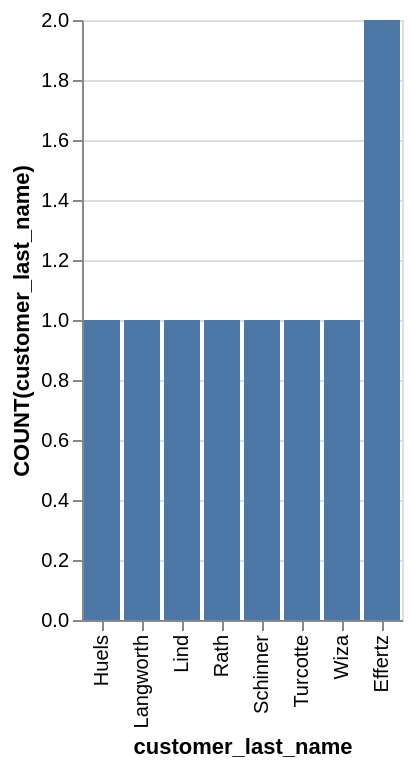

Express this chart as Vega-Lite.
### Vega-Lite specification from a JSON file in a GitHub repository (floating-point values rounded to 4 significant figures)
{"data": {"values": [{"x_data": "Effertz", "y_data": 2}, {"x_data": "Huels", "y_data": 1}, {"x_data": "Langworth", "y_data": 1}, {"x_data": "Lind", "y_data": 1}, {"x_data": "Rath", "y_data": 1}, {"x_data": "Schinner", "y_data": 1}, {"x_data": "Turcotte", "y_data": 1}, {"x_data": "Wiza", "y_data": 1}]}, "mark": "bar", "encoding": {"x": {"field": "x_data", "type": "nominal", "title": "customer_last_name", "sort": {"op": "sum", "field": "y_data", "order": "ascending"}}, "y": {"field": "y_data", "type": "quantitative", "title": "COUNT(customer_last_name)"}}}
